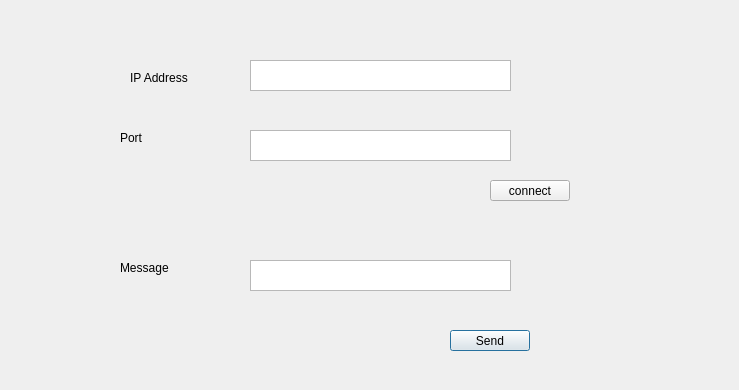
<?xml version="1.0" encoding="UTF-8"?>
<ui version="4.0">
 <class>Dialog</class>
 <widget class="QDialog" name="Dialog">
  <property name="geometry">
   <rect>
    <x>0</x>
    <y>0</y>
    <width>739</width>
    <height>390</height>
   </rect>
  </property>
  <property name="windowTitle">
   <string>Dialog</string>
  </property>
  <widget class="QLabel" name="label">
   <property name="geometry">
    <rect>
     <x>130</x>
     <y>70</y>
     <width>111</width>
     <height>16</height>
    </rect>
   </property>
   <property name="text">
    <string>IP Address</string>
   </property>
  </widget>
  <widget class="QTextEdit" name="textEditIP">
   <property name="geometry">
    <rect>
     <x>250</x>
     <y>60</y>
     <width>261</width>
     <height>31</height>
    </rect>
   </property>
  </widget>
  <widget class="QTextEdit" name="textEditIP_2">
   <property name="geometry">
    <rect>
     <x>250</x>
     <y>130</y>
     <width>261</width>
     <height>31</height>
    </rect>
   </property>
  </widget>
  <widget class="QLabel" name="label_2">
   <property name="geometry">
    <rect>
     <x>120</x>
     <y>130</y>
     <width>111</width>
     <height>16</height>
    </rect>
   </property>
   <property name="text">
    <string>Port</string>
   </property>
  </widget>
  <widget class="QTextEdit" name="textEditMessage">
   <property name="geometry">
    <rect>
     <x>250</x>
     <y>260</y>
     <width>261</width>
     <height>31</height>
    </rect>
   </property>
  </widget>
  <widget class="QLabel" name="label_3">
   <property name="geometry">
    <rect>
     <x>120</x>
     <y>260</y>
     <width>111</width>
     <height>16</height>
    </rect>
   </property>
   <property name="text">
    <string>Message</string>
   </property>
  </widget>
  <widget class="QPushButton" name="pushButtonSend">
   <property name="geometry">
    <rect>
     <x>450</x>
     <y>330</y>
     <width>80</width>
     <height>21</height>
    </rect>
   </property>
   <property name="text">
    <string>Send</string>
   </property>
  </widget>
  <widget class="QPushButton" name="pushconnect">
   <property name="geometry">
    <rect>
     <x>490</x>
     <y>180</y>
     <width>80</width>
     <height>21</height>
    </rect>
   </property>
   <property name="text">
    <string>connect</string>
   </property>
  </widget>
 </widget>
 <resources/>
 <connections/>
</ui>
